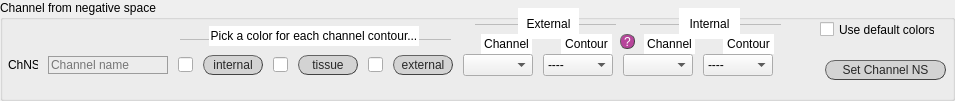
             <widget class="QGroupBox" name="set_chNS">
              <property name="enabled">
               <bool>true</bool>
              </property>
              <property name="sizePolicy">
               <sizepolicy hsizetype="Fixed" vsizetype="Fixed">
                <horstretch>0</horstretch>
                <verstretch>0</verstretch>
               </sizepolicy>
              </property>
              <property name="minimumSize">
               <size>
                <width>955</width>
                <height>101</height>
               </size>
              </property>
              <property name="maximumSize">
               <size>
                <width>955</width>
                <height>101</height>
               </size>
              </property>
              <property name="styleSheet">
               <string notr="true">QGroupBox#set_chNS{font: 25 italic 10pt &quot;Calibri Light&quot;;}

</string>
              </property>
              <property name="title">
               <string>Channel from negative space</string>
              </property>
              <widget class="Line" name="line_7">
               <property name="geometry">
                <rect>
                 <x>180</x>
                 <y>29</y>
                 <width>271</width>
                 <height>20</height>
                </rect>
               </property>
               <property name="styleSheet">
                <string notr="true">color:rgb(188, 188, 188)</string>
               </property>
               <property name="frameShadow">
                <enum>QFrame::Plain</enum>
               </property>
               <property name="midLineWidth">
                <number>2</number>
               </property>
               <property name="orientation">
                <enum>Qt::Horizontal</enum>
               </property>
              </widget>
              <widget class="QWidget" name="horizontalLayoutWidget_2">
               <property name="geometry">
                <rect>
                 <x>8</x>
                 <y>54</y>
                 <width>791</width>
                 <height>31</height>
                </rect>
               </property>
               <layout class="QHBoxLayout" name="horizontalLayout_4">
                <property name="spacing">
                 <number>10</number>
                </property>
                <property name="sizeConstraint">
                 <enum>QLayout::SetFixedSize</enum>
                </property>
                <item>
                 <widget class="QLabel" name="label_31">
                  <property name="enabled">
                   <bool>true</bool>
                  </property>
                  <property name="sizePolicy">
                   <sizepolicy hsizetype="Fixed" vsizetype="Fixed">
                    <horstretch>0</horstretch>
                    <verstretch>0</verstretch>
                   </sizepolicy>
                  </property>
                  <property name="minimumSize">
                   <size>
                    <width>30</width>
                    <height>18</height>
                   </size>
                  </property>
                  <property name="maximumSize">
                   <size>
                    <width>30</width>
                    <height>18</height>
                   </size>
                  </property>
                  <property name="styleSheet">
                   <string notr="true">font: 25 10pt &quot;Calibri Light&quot;;</string>
                  </property>
                  <property name="text">
                   <string>ChNS</string>
                  </property>
                 </widget>
                </item>
                <item>
                 <widget class="QLineEdit" name="chNS_username">
                  <property name="enabled">
                   <bool>true</bool>
                  </property>
                  <property name="sizePolicy">
                   <sizepolicy hsizetype="Fixed" vsizetype="Fixed">
                    <horstretch>0</horstretch>
                    <verstretch>0</verstretch>
                   </sizepolicy>
                  </property>
                  <property name="minimumSize">
                   <size>
                    <width>120</width>
                    <height>18</height>
                   </size>
                  </property>
                  <property name="maximumSize">
                   <size>
                    <width>120</width>
                    <height>16777215</height>
                   </size>
                  </property>
                  <property name="styleSheet">
                   <string notr="true">QLineEdit {background-color: rgba(0,0,0,0);
border: 1px solid rgb(156, 156, 156);
font: 25 10pt &quot;Calibri Light&quot;;
font-family: &quot;Calibri Light&quot;;
}
QLineEdit:focus { border: 1px solid #eb6fbd;}
					</string>
                  </property>
                  <property name="text">
                   <string/>
                  </property>
                  <property name="placeholderText">
                   <string>Channel name</string>
                  </property>
                 </widget>
                </item>
                <item>
                 <widget class="QLineEdit" name="fillcolor_chNS_int">
                  <property name="enabled">
                   <bool>true</bool>
                  </property>
                  <property name="sizePolicy">
                   <sizepolicy hsizetype="Fixed" vsizetype="Fixed">
                    <horstretch>0</horstretch>
                    <verstretch>0</verstretch>
                   </sizepolicy>
                  </property>
                  <property name="minimumSize">
                   <size>
                    <width>15</width>
                    <height>15</height>
                   </size>
                  </property>
                  <property name="maximumSize">
                   <size>
                    <width>15</width>
                    <height>15</height>
                   </size>
                  </property>
                  <property name="styleSheet">
                   <string notr="true">border-color: rgb(0, 0, 0);</string>
                  </property>
                 </widget>
                </item>
                <item>
                 <widget class="QPushButton" name="fillcolor_chNS_int_btn">
                  <property name="enabled">
                   <bool>true</bool>
                  </property>
                  <property name="sizePolicy">
                   <sizepolicy hsizetype="Fixed" vsizetype="Fixed">
                    <horstretch>0</horstretch>
                    <verstretch>0</verstretch>
                   </sizepolicy>
                  </property>
                  <property name="minimumSize">
                   <size>
                    <width>60</width>
                    <height>20</height>
                   </size>
                  </property>
                  <property name="maximumSize">
                   <size>
                    <width>60</width>
                    <height>20</height>
                   </size>
                  </property>
                  <property name="styleSheet">
                   <string notr="true">QPushButton{border-radius:10px;
border-width: 1px;
border-style: outset;
border-color: rgb(66, 66, 66);
background-color: rgb(211, 211, 211);
color: rgb(39, 39, 39);
font: 10pt &quot;Calibri Light&quot;;}

QPushButton:hover{
background-color: #eb6fbd;
border-color: #672146
}

QPushButton:disabled{
background-color: rgb(212, 212, 212);
border-color: rgb(66, 66, 66);
color: rgb(150, 150, 150);
}</string>
                  </property>
                  <property name="text">
                   <string>internal</string>
                  </property>
                 </widget>
                </item>
                <item>
                 <widget class="QLineEdit" name="fillcolor_chNS_tiss">
                  <property name="enabled">
                   <bool>true</bool>
                  </property>
                  <property name="sizePolicy">
                   <sizepolicy hsizetype="Fixed" vsizetype="Fixed">
                    <horstretch>0</horstretch>
                    <verstretch>0</verstretch>
                   </sizepolicy>
                  </property>
                  <property name="minimumSize">
                   <size>
                    <width>15</width>
                    <height>15</height>
                   </size>
                  </property>
                  <property name="maximumSize">
                   <size>
                    <width>15</width>
                    <height>15</height>
                   </size>
                  </property>
                  <property name="styleSheet">
                   <string notr="true">border-color: rgb(0, 0, 0);</string>
                  </property>
                 </widget>
                </item>
                <item>
                 <widget class="QPushButton" name="fillcolor_chNS_tiss_btn">
                  <property name="enabled">
                   <bool>true</bool>
                  </property>
                  <property name="sizePolicy">
                   <sizepolicy hsizetype="Fixed" vsizetype="Fixed">
                    <horstretch>0</horstretch>
                    <verstretch>0</verstretch>
                   </sizepolicy>
                  </property>
                  <property name="minimumSize">
                   <size>
                    <width>60</width>
                    <height>20</height>
                   </size>
                  </property>
                  <property name="maximumSize">
                   <size>
                    <width>60</width>
                    <height>20</height>
                   </size>
                  </property>
                  <property name="styleSheet">
                   <string notr="true">QPushButton{border-radius:10px;
border-width: 1px;
border-style: outset;
border-color: rgb(66, 66, 66);
background-color: rgb(211, 211, 211);
color: rgb(39, 39, 39);
font: 10pt &quot;Calibri Light&quot;;}

QPushButton:hover{
background-color: #eb6fbd;
border-color: #672146
}

QPushButton:disabled{
background-color: rgb(212, 212, 212);
border-color: rgb(66, 66, 66);
color: rgb(150, 150, 150);
}</string>
                  </property>
                  <property name="text">
                   <string>tissue</string>
                  </property>
                 </widget>
                </item>
                <item>
                 <widget class="QLineEdit" name="fillcolor_chNS_ext">
                  <property name="enabled">
                   <bool>true</bool>
                  </property>
                  <property name="sizePolicy">
                   <sizepolicy hsizetype="Fixed" vsizetype="Fixed">
                    <horstretch>0</horstretch>
                    <verstretch>0</verstretch>
                   </sizepolicy>
                  </property>
                  <property name="minimumSize">
                   <size>
                    <width>15</width>
                    <height>15</height>
                   </size>
                  </property>
                  <property name="maximumSize">
                   <size>
                    <width>15</width>
                    <height>15</height>
                   </size>
                  </property>
                  <property name="styleSheet">
                   <string notr="true">border-color: rgb(0, 0, 0);</string>
                  </property>
                 </widget>
                </item>
                <item>
                 <widget class="QPushButton" name="fillcolor_chNS_ext_btn">
                  <property name="enabled">
                   <bool>true</bool>
                  </property>
                  <property name="sizePolicy">
                   <sizepolicy hsizetype="Fixed" vsizetype="Fixed">
                    <horstretch>0</horstretch>
                    <verstretch>0</verstretch>
                   </sizepolicy>
                  </property>
                  <property name="minimumSize">
                   <size>
                    <width>60</width>
                    <height>20</height>
                   </size>
                  </property>
                  <property name="maximumSize">
                   <size>
                    <width>60</width>
                    <height>20</height>
                   </size>
                  </property>
                  <property name="styleSheet">
                   <string notr="true">QPushButton{border-radius:10px;
border-width: 1px;
border-style: outset;
border-color: rgb(66, 66, 66);
background-color: rgb(211, 211, 211);
color: rgb(39, 39, 39);
font: 10pt &quot;Calibri Light&quot;;}

QPushButton:hover{
background-color: #eb6fbd;
border-color: #672146
}

QPushButton:disabled{
background-color: rgb(212, 212, 212);
border-color: rgb(66, 66, 66);
color: rgb(150, 150, 150);
}</string>
                  </property>
                  <property name="text">
                   <string>external</string>
                  </property>
                 </widget>
                </item>
                <item>
                 <widget class="QComboBox" name="ext_chNS">
                  <property name="enabled">
                   <bool>true</bool>
                  </property>
                  <property name="sizePolicy">
                   <sizepolicy hsizetype="Fixed" vsizetype="Fixed">
                    <horstretch>0</horstretch>
                    <verstretch>0</verstretch>
                   </sizepolicy>
                  </property>
                  <property name="minimumSize">
                   <size>
                    <width>70</width>
                    <height>0</height>
                   </size>
                  </property>
                  <property name="maximumSize">
                   <size>
                    <width>70</width>
                    <height>16777215</height>
                   </size>
                  </property>
                  <property name="styleSheet">
                   <string notr="true">font: 25 10pt &quot;Calibri Light&quot;;</string>
                  </property>
                 </widget>
                </item>
                <item>
                 <widget class="QComboBox" name="ext_contNS">
                  <property name="enabled">
                   <bool>true</bool>
                  </property>
                  <property name="sizePolicy">
                   <sizepolicy hsizetype="Fixed" vsizetype="Fixed">
                    <horstretch>0</horstretch>
                    <verstretch>0</verstretch>
                   </sizepolicy>
                  </property>
                  <property name="minimumSize">
                   <size>
                    <width>70</width>
                    <height>0</height>
                   </size>
                  </property>
                  <property name="maximumSize">
                   <size>
                    <width>70</width>
                    <height>16777215</height>
                   </size>
                  </property>
                  <property name="styleSheet">
                   <string notr="true">font: 25 10pt &quot;Calibri Light&quot;;</string>
                  </property>
                  <item>
                   <property name="text">
                    <string>----</string>
                   </property>
                  </item>
                  <item>
                   <property name="text">
                    <string>internal</string>
                   </property>
                  </item>
                  <item>
                   <property name="text">
                    <string>external</string>
                   </property>
                  </item>
                 </widget>
                </item>
                <item>
                 <widget class="QComboBox" name="int_chNS">
                  <property name="enabled">
                   <bool>true</bool>
                  </property>
                  <property name="sizePolicy">
                   <sizepolicy hsizetype="Fixed" vsizetype="Fixed">
                    <horstretch>0</horstretch>
                    <verstretch>0</verstretch>
                   </sizepolicy>
                  </property>
                  <property name="minimumSize">
                   <size>
                    <width>70</width>
                    <height>0</height>
                   </size>
                  </property>
                  <property name="maximumSize">
                   <size>
                    <width>70</width>
                    <height>16777215</height>
                   </size>
                  </property>
                  <property name="styleSheet">
                   <string notr="true">font: 25 10pt &quot;Calibri Light&quot;;</string>
                  </property>
                 </widget>
                </item>
                <item>
                 <widget class="QComboBox" name="int_contNS">
                  <property name="enabled">
                   <bool>true</bool>
                  </property>
                  <property name="sizePolicy">
                   <sizepolicy hsizetype="Fixed" vsizetype="Fixed">
                    <horstretch>0</horstretch>
                    <verstretch>0</verstretch>
                   </sizepolicy>
                  </property>
                  <property name="minimumSize">
                   <size>
                    <width>70</width>
                    <height>0</height>
                   </size>
                  </property>
                  <property name="maximumSize">
                   <size>
                    <width>70</width>
                    <height>16777215</height>
                   </size>
                  </property>
                  <property name="styleSheet">
                   <string notr="true">font: 25 10pt &quot;Calibri Light&quot;;</string>
                  </property>
                  <item>
                   <property name="text">
                    <string>----</string>
                   </property>
                  </item>
                  <item>
                   <property name="text">
                    <string>internal</string>
                   </property>
                  </item>
                  <item>
                   <property name="text">
                    <string>external</string>
                   </property>
                  </item>
                 </widget>
                </item>
               </layout>
              </widget>
              <widget class="QLabel" name="lab_no_ch_4">
               <property name="geometry">
                <rect>
                 <x>209</x>
                 <y>26</y>
                 <width>210</width>
                 <height>20</height>
                </rect>
               </property>
               <property name="styleSheet">
                <string notr="true">font: 25 10pt &quot;Calibri Light&quot;;
background-color: rgb(255, 255, 255);</string>
               </property>
               <property name="text">
                <string>Pick a color for each channel contour...</string>
               </property>
               <property name="alignment">
                <set>Qt::AlignCenter</set>
               </property>
              </widget>
              <widget class="QLabel" name="lab_no_ch_5">
               <property name="geometry">
                <rect>
                 <x>518</x>
                 <y>8</y>
                 <width>61</width>
                 <height>31</height>
                </rect>
               </property>
               <property name="styleSheet">
                <string notr="true">font: 25 10pt &quot;Calibri Light&quot;;
background-color: rgb(255, 255, 255);</string>
               </property>
               <property name="text">
                <string>External</string>
               </property>
               <property name="alignment">
                <set>Qt::AlignCenter</set>
               </property>
              </widget>
              <widget class="QLabel" name="lab_no_ch_6">
               <property name="geometry">
                <rect>
                 <x>644</x>
                 <y>34</y>
                 <width>51</width>
                 <height>20</height>
                </rect>
               </property>
               <property name="styleSheet">
                <string notr="true">font: 25 10pt &quot;Calibri Light&quot;;
background-color: rgb(255, 255, 255);</string>
               </property>
               <property name="text">
                <string>Channel</string>
               </property>
               <property name="alignment">
                <set>Qt::AlignCenter</set>
               </property>
              </widget>
              <widget class="QPushButton" name="q_segm_2">
               <property name="geometry">
                <rect>
                 <x>620</x>
                 <y>34</y>
                 <width>15</width>
                 <height>15</height>
                </rect>
               </property>
               <property name="styleSheet">
                <string notr="true">QPushButton{border-radius:7px;
border-width: 1px;
border-style: outset;
border-color: rgb(66, 66, 66);
background-color: rgba(162, 0, 122,180);
color: rgb(255, 255, 255);
font: 9pt &quot;Calibri Light&quot;;}

QPushButton:hover{
background-color: rgb(0, 0, 0);
border-color: #672146
}</string>
               </property>
               <property name="text">
                <string>?</string>
               </property>
              </widget>
              <widget class="QLabel" name="lab_no_ch_17">
               <property name="geometry">
                <rect>
                 <x>723</x>
                 <y>34</y>
                 <width>51</width>
                 <height>20</height>
                </rect>
               </property>
               <property name="styleSheet">
                <string notr="true">font: 25 10pt &quot;Calibri Light&quot;;
background-color: rgb(255, 255, 255);</string>
               </property>
               <property name="text">
                <string>Contour</string>
               </property>
               <property name="alignment">
                <set>Qt::AlignCenter</set>
               </property>
              </widget>
              <widget class="QLabel" name="lab_no_ch_18">
               <property name="geometry">
                <rect>
                 <x>561</x>
                 <y>34</y>
                 <width>51</width>
                 <height>20</height>
                </rect>
               </property>
               <property name="styleSheet">
                <string notr="true">font: 25 10pt &quot;Calibri Light&quot;;
background-color: rgb(255, 255, 255);</string>
               </property>
               <property name="text">
                <string>Contour</string>
               </property>
               <property name="alignment">
                <set>Qt::AlignCenter</set>
               </property>
              </widget>
              <widget class="QLabel" name="lab_no_ch_19">
               <property name="geometry">
                <rect>
                 <x>481</x>
                 <y>34</y>
                 <width>51</width>
                 <height>20</height>
                </rect>
               </property>
               <property name="styleSheet">
                <string notr="true">font: 25 10pt &quot;Calibri Light&quot;;
background-color: rgb(255, 255, 255);</string>
               </property>
               <property name="text">
                <string>Channel</string>
               </property>
               <property name="alignment">
                <set>Qt::AlignCenter</set>
               </property>
              </widget>
              <widget class="Line" name="line_8">
               <property name="geometry">
                <rect>
                 <x>475</x>
                 <y>14</y>
                 <width>141</width>
                 <height>20</height>
                </rect>
               </property>
               <property name="styleSheet">
                <string notr="true">color:rgb(188, 188, 188)</string>
               </property>
               <property name="frameShadow">
                <enum>QFrame::Plain</enum>
               </property>
               <property name="midLineWidth">
                <number>2</number>
               </property>
               <property name="orientation">
                <enum>Qt::Horizontal</enum>
               </property>
              </widget>
              <widget class="Line" name="line_9">
               <property name="geometry">
                <rect>
                 <x>640</x>
                 <y>14</y>
                 <width>141</width>
                 <height>20</height>
                </rect>
               </property>
               <property name="styleSheet">
                <string notr="true">color:rgb(188, 188, 188)</string>
               </property>
               <property name="frameShadow">
                <enum>QFrame::Plain</enum>
               </property>
               <property name="midLineWidth">
                <number>2</number>
               </property>
               <property name="orientation">
                <enum>Qt::Horizontal</enum>
               </property>
              </widget>
              <widget class="QLabel" name="lab_no_ch_20">
               <property name="geometry">
                <rect>
                 <x>679</x>
                 <y>8</y>
                 <width>61</width>
                 <height>31</height>
                </rect>
               </property>
               <property name="styleSheet">
                <string notr="true">font: 25 10pt &quot;Calibri Light&quot;;
background-color: rgb(255, 255, 255);</string>
               </property>
               <property name="text">
                <string>Internal</string>
               </property>
               <property name="alignment">
                <set>Qt::AlignCenter</set>
               </property>
              </widget>
              <widget class="QCheckBox" name="ck_def_colorsNS">
               <property name="geometry">
                <rect>
                 <x>820</x>
                 <y>20</y>
                 <width>115</width>
                 <height>19</height>
                </rect>
               </property>
               <property name="sizePolicy">
                <sizepolicy hsizetype="Fixed" vsizetype="Fixed">
                 <horstretch>0</horstretch>
                 <verstretch>0</verstretch>
                </sizepolicy>
               </property>
               <property name="minimumSize">
                <size>
                 <width>95</width>
                 <height>18</height>
                </size>
               </property>
               <property name="layoutDirection">
                <enum>Qt::LeftToRight</enum>
               </property>
               <property name="styleSheet">
                <string notr="true">font: 25 10pt &quot;Calibri Light&quot;;</string>
               </property>
               <property name="text">
                <string>Use default colors</string>
               </property>
              </widget>
              <widget class="QPushButton" name="button_set_chNS">
               <property name="geometry">
                <rect>
                 <x>825</x>
                 <y>60</y>
                 <width>121</width>
                 <height>20</height>
                </rect>
               </property>
               <property name="autoFillBackground">
                <bool>false</bool>
               </property>
               <property name="styleSheet">
                <string notr="true">QPushButton{border-radius:10px;
border-width: 1px;
border-style: outset;
border-color: rgb(66, 66, 66);
background-color: rgb(211, 211, 211);
color: rgb(39, 39, 39);
font: 10pt &quot;Calibri Light&quot;;}

QPushButton:hover{
background-color: #eb6fbd;
border-color: #672146
}</string>
               </property>
               <property name="text">
                <string>Set Channel NS</string>
               </property>
               <property name="checkable">
                <bool>true</bool>
               </property>
              </widget>
              <zorder>line_8</zorder>
              <zorder>line_7</zorder>
              <zorder>horizontalLayoutWidget_2</zorder>
              <zorder>lab_no_ch_4</zorder>
              <zorder>lab_no_ch_5</zorder>
              <zorder>lab_no_ch_6</zorder>
              <zorder>q_segm_2</zorder>
              <zorder>lab_no_ch_17</zorder>
              <zorder>lab_no_ch_18</zorder>
              <zorder>lab_no_ch_19</zorder>
              <zorder>line_9</zorder>
              <zorder>lab_no_ch_20</zorder>
              <zorder>ck_def_colorsNS</zorder>
              <zorder>button_set_chNS</zorder>
             </widget>
